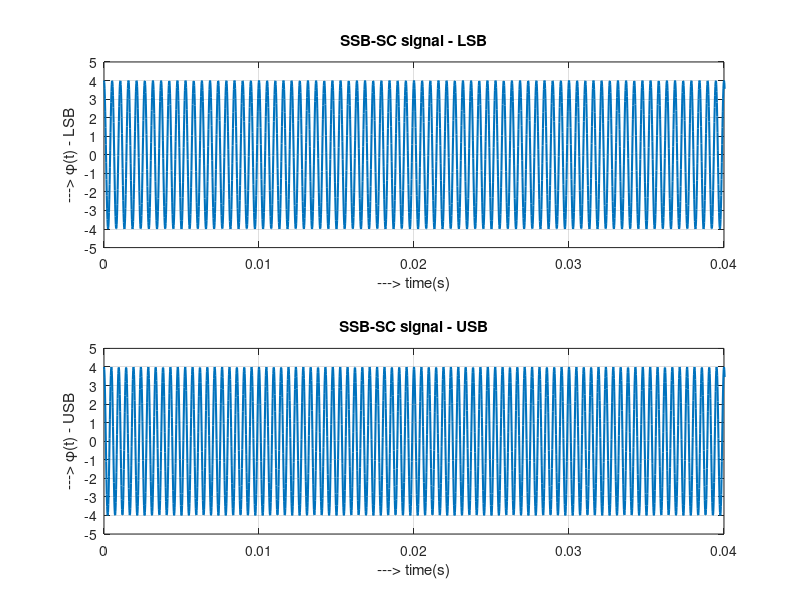

Write MATLAB code to recreate this figure. (Note: this script raises an error after producing the figure.)
clear all; close all; clc;

Am = 2;         Ac = 2;     %Parameters
fm = 100;       fc = 2000;
fs = 50000;     df = 1;
t = [0:fs-1]*1/fs;          %Time vector

m_t = Am*cos(2*pi*fm*t);
c_t = Ac*cos(2*pi*fc*t);
m_ht = imag(hilbert(m_t));

ssbl = m_t.*c_t + m_ht.*Ac.*sin(2*pi*fc*t);
ssbu = m_t.*c_t - m_ht.*Ac.*sin(2*pi*fc*t);

%<====== 1(c) ======>
subplot(2,1,1);
plot(t, ssbl, 'LineWidth', 1.5);
xlabel('---> time(s)');    ylabel('---> \phi(t) - LSB');
title('SSB-SC signal - LSB');
xlim([0 0.04]);
ylim([-5 5]);
yticks(-5:1:5);
grid on;

subplot(2,1,2);
plot(t, ssbu,  'LineWidth', 1.5);
xlabel('---> time(s)');    ylabel('---> \phi(t) - USB');
title('SSB-SC signal - USB');
xlim([0 0.04]);
ylim([-5 5]);
yticks(-5:1:5);
grid on;

sgtitle('Plots for 1(c)') 